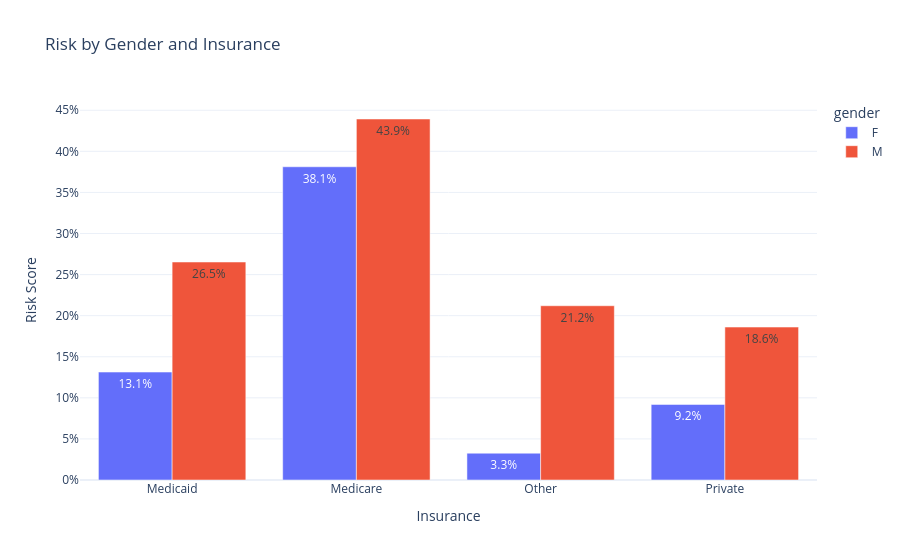

The cell this chart's notebook holds for it:
### Markdown cell above
### Social - Economy

### Code cell
df_ins_mean = df_analyze.groupby(['insurance', 'gender'])['risk_score'].mean().reset_index()

fig3 = px.bar(
    df_ins_mean, 
    x='insurance', 
    y='risk_score', 
    color='gender', 
    barmode='group',
    text_auto='.1%',
    title='Risk by Gender and Insurance',
    labels={'risk_score': 'Risk Score', 'insurance': 'Insurance'},
    template="plotly_white"
)
fig3.update_layout(yaxis_tickformat='.0%')
fig3.show()

### Figure 1 — Plotly figure (JSON) as saved in the notebook; plotly's stock layout.template omitted (floating-point values rounded to 4 significant figures)
{"data": [{"alignmentgroup": "True", "hovertemplate": "gender=F<br>Insurance=%{x}<br>Risk Score=%{y}<extra></extra>", "legendgroup": "F", "marker": {"color": "#636efa", "pattern": {"shape": ""}}, "name": "F", "offsetgroup": "F", "orientation": "v", "showlegend": true, "textposition": "auto", "texttemplate": "%{y:.1%}", "type": "bar", "x": ["Medicaid", "Medicare", "Other", "Private"], "xaxis": "x", "y": [0.1314, 0.3812, 0.03263, 0.09196], "yaxis": "y"}, {"alignmentgroup": "True", "hovertemplate": "gender=M<br>Insurance=%{x}<br>Risk Score=%{y}<extra></extra>", "legendgroup": "M", "marker": {"color": "#EF553B", "pattern": {"shape": ""}}, "name": "M", "offsetgroup": "M", "orientation": "v", "showlegend": true, "textposition": "auto", "texttemplate": "%{y:.1%}", "type": "bar", "x": ["Medicaid", "Medicare", "Other", "Private"], "xaxis": "x", "y": [0.2653, 0.4393, 0.2121, 0.1861], "yaxis": "y"}], "layout": {"barmode": "group", "legend": {"title": {"text": "gender"}, "tracegroupgap": 0}, "title": {"text": "Risk by Gender and Insurance"}, "xaxis": {"anchor": "y", "domain": [0, 1], "title": {"text": "Insurance"}}, "yaxis": {"anchor": "x", "domain": [0, 1], "tickformat": ".0%", "title": {"text": "Risk Score"}}}}
